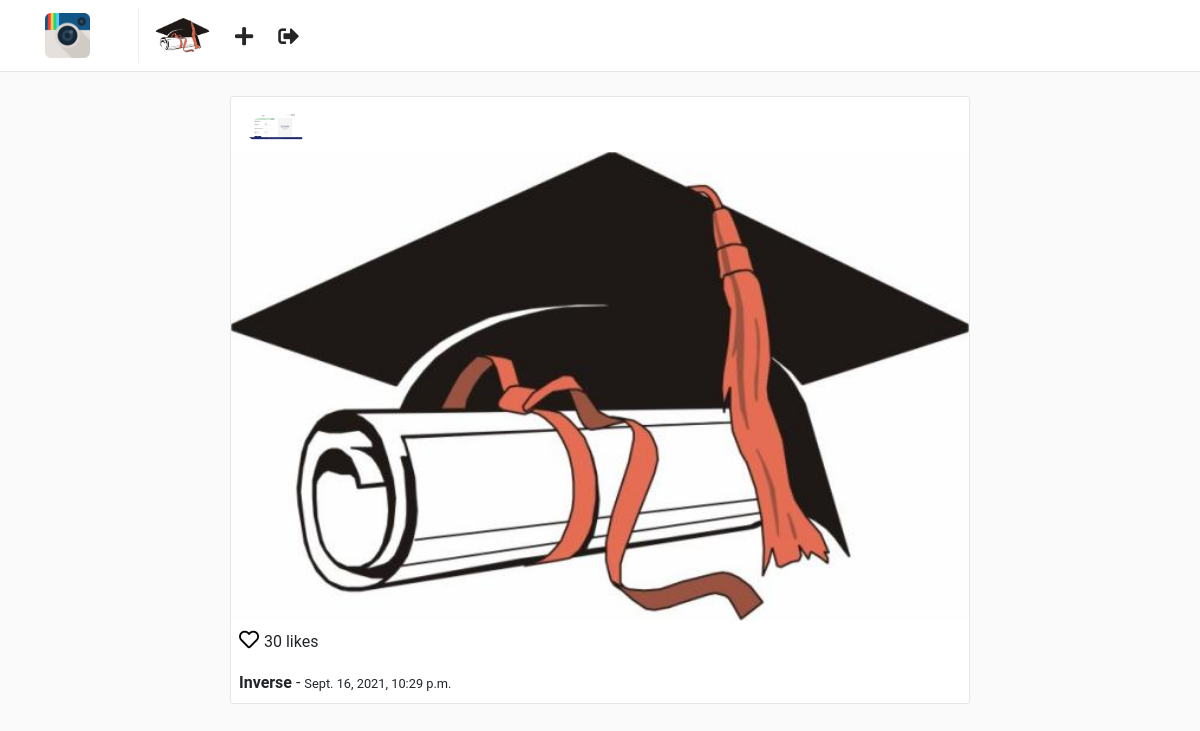
The app's page /posts/27 (signed in) with its own data.
### user/models.py (models this page shows, shortened)
class Profile(models.Model):
    user = models.OneToOneField(User, on_delete=models.CASCADE)
    website = models.URLField(max_length=200, blank=True)
    biography = models.TextField(blank=True)
    phone_number=models.CharField(max_length=20,blank=True)
    posts_count = models.PositiveIntegerField(default=0)
    followers = models.PositiveIntegerField(default=0)
    following = models.PositiveIntegerField(default=0)
    picture = models.ImageField(
        upload_to='user/pictures',
        blank=True,
        null=True
        )
    created = models.DateTimeField(auto_now_add=True)
    modified = models.DateTimeField(auto_now=True)

### posts/models.py (models this page shows, shortened)
class Posts(models.Model):
    user = models.ForeignKey(User, on_delete=models.CASCADE)
    profile = models.ForeignKey(Profile, on_delete=models.CASCADE)
    title = models.CharField(max_length=255)
    photo = models.ImageField(upload_to='posts/photo')
    created = models.DateTimeField(auto_now_add=True)
    modified = models.DateTimeField(auto_now=True)
    class Meta:
        verbose_name = 'Post'

### posts/views.py (the view)
class PostDetailView(LoginRequiredMixin, DetailView):
    template_name = 'posts/detail.html'
    queryset = Posts.objects.all()
    context_object_name = 'post'

### templates/posts/detail.html (shortened to what this page needs)
{% extends "base.html" %}
{% block container %}
    <div class="container">
        <div class="row">
            {% include "posts/post_card.html" %}
        </div>
    </div>
{% endblock %}

### templates/nav.html
{% load static %}
<nav class="navbar navbar-expand-lg fixed-top" id="main-navbar">
    <div class="container">
        <a class="navbar-brand pr-5" style="border-right: 1px solid #efefef;" href="{% url "posts:feed" %}">
            <img src="{% static "img/instagram.png" %}" height="45" class="d-inline-block align-top"/>
        </a>
        <div class="collapse navbar-collapse">
            <ul class="navbar-nav mr-auto">
                <li class="nav-item">
                    <a href="{% url "users:detail" request.user.username %}">
                        {% if request.user.profile.picture %}
                            <img src="{{ request.user.profile.picture.url }}" height="35" class="d-inline-block align-top rounded-circle"/>
                        {% else %}
                            <img src="{% static 'img/default-profile.png' %}" height="35" class="d-inline-block align-top rounded-circle"/>
                        {% endif %}
                    </a>
                </li>
                <li class="nav-item nav-icon">
                    <a href="{% url "posts:create" %}">
                        <i class="fas fa-plus"></i>
                    </a>
                </li>
                <li class="nav-item nav-icon">
                    <a href="{% url "users:logout" %}">
                        <i class="fas fa-sign-out-alt"></i>
                    </a>
                </li>
            </ul>
        </div>
    </div>
</nav>

### templates/posts/post_card.html (shortened to what this page needs)
<div class="col-sm-12 col-md-8 offset-md-2 mt-5 p-0 post-container">
    <div class="media pt-3 pl-3 pb-1">
        <a href="{% url "users:detail" post.user.username %}">
            <img class="mr-3 rounded-circle" height="35" src="{{ post.profile.picture.url }}" alt="{{ post.user.get_full_name }}">
        </a>
        <div class="media-body">
        </div>
    </div>
    <img style="width: 100%;" src="{{ post.photo.url }}" alt="{{ post.title }}">
    <p class="mt-1 ml-2" >
        <a href="{% url "posts:likes" post.pk %}" style="color: #000; font-size: 20px;">
            <i class="far fa-heart"></i>
        </a> 30 likes
    </p>
    <p class="ml-2 mt-0 mb-2">
        <b>{{ post.title }}</b> - <small>{{ post.created }}</small>
    </p>
</div>

### static/css/main.css (style rules this page uses)
html, body { background: #fafafa; height: 100%; width: 100%; font-family: 'Roboto', sans-serif; }
#main-navbar { background: #fff; border-bottom: 1px solid rgba(0,0,0,.0975); }
.post-container { background: #fff; border: 1px solid #e6e6e6; border-radius: 3px; }
.nav-icon a { color: #262626; font-size: 1.3em; display: block; margin-top: .2em; margin-left: 1.2em; font-weight: 100; }

### records on screen
Posts: profile.picture (picture), photo (picture), title "Inverse", created "Sept. 16, 2021, 10:29 p.m."
